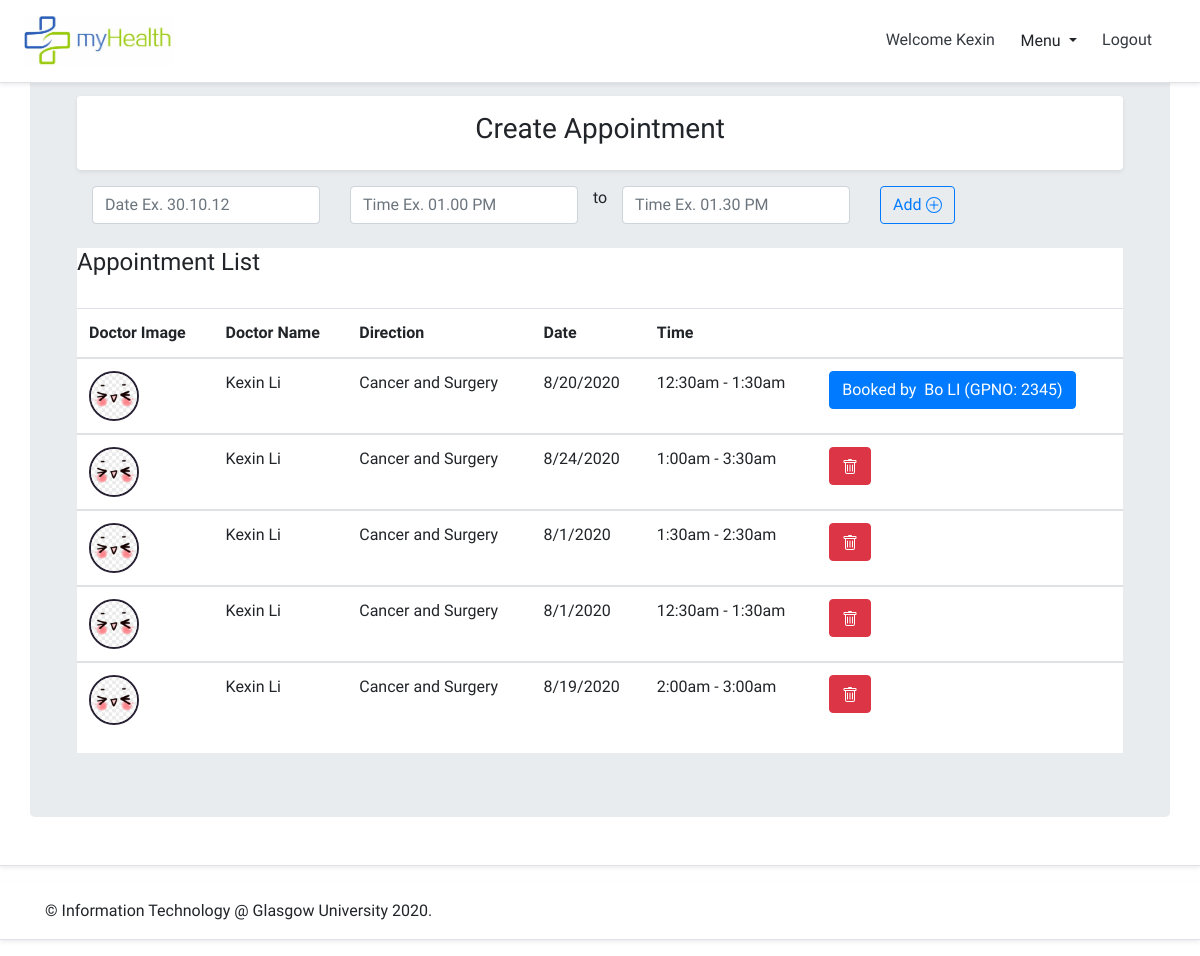
The app's page /myhealth/create_appointment/ (signed in) with its own data.
### myhealth/models.py (models this page shows, shortened)
class User(AbstractBaseUser, PermissionsMixin):
    email = models.EmailField(max_length=254, unique=True)
    GPNO = models.CharField(max_length=10, default='', unique=True)
    first_name = models.CharField(max_length=30, blank=True)
    last_name = models.CharField(max_length=30, blank=True)
    is_staff = models.BooleanField(default=False)
    is_superuser = models.BooleanField(default=False)
    is_patient = models.BooleanField(default=False)
    is_doctor = models.BooleanField(default=False)
    is_admin = models.BooleanField(default=False)
    is_active = models.BooleanField(default=True)
    last_login = models.DateTimeField(null=True, blank=True)
    date_joined = models.DateTimeField(auto_now_add=True)
    USERNAME_FIELD = 'email'
    EMAIL_FIELD = 'email'
    REQUIRED_FIELDS = ['GPNO','first_name','last_name']
    objects = UserManager()

class Appointment(models.Model):
    user = models.ForeignKey(get_user_model(),blank=True, null=True,on_delete=models.DO_NOTHING)
    date = models.CharField(max_length=50)
    time_start = models.CharField(max_length=50)
    time_end = models.CharField(max_length=50)
    appointment_with=models.CharField(max_length=50,blank=True)

class DoctorProfile(models.Model):
    user = models.OneToOneField(get_user_model(), related_name='doctorprofile', on_delete=models.CASCADE)
    staffID = models.CharField(max_length=10, default='', unique=True)
    GENDER_CHOICES = (
        (0, '------------'),
        (1, 'female'),
        (2, 'male'),
    )
    gender = models.IntegerField(choices=GENDER_CHOICES, default=0)
    birth = models.DateField(blank=True, null=True)
    address = models.CharField(max_length=255, blank=True, null=True)
    work_address = models.CharField(max_length=255, blank=True, null=True)
    tel = models.CharField(max_length=20, blank=True, null=True)
    direction = models.CharField(max_length=255, blank=True, null=True)
    description = models.CharField(max_length=255, blank=True, null=True)
    image = models.ImageField(default='default.jpg',upload_to='profile_pics')

### myhealth/views.py (the view)
# urls.py: path('create_appointment/', views.create_appointment, name='create_appointment'),
@login_required
def create_appointment(request):
    context_dict = {}
    appoints= Appointment.objects.all().filter(user=request.user)
    context_dict['appoints'] = appoints
    context_dict['appointment_form'] = AppointCreationForm()
    if request.method == 'POST':
        appointment_form = AppointCreationForm(request.POST)
        if appointment_form.is_valid():
            appointment = appointment_form.save(commit=False)
            appointment.user = User.objects.get(email=request.user.email)
            appointment.date = request.POST['date']
            appointment.time_start = request.POST['time_start']
            appointment.time_end = request.POST['time_end']
            appointment.save()
            messages.success(request, f'This appointment has created.')
            return redirect("create_appointment")
    else:
        appointment_form = AppointCreationForm()
    return render(request, "myhealth/createAppointment.html", context=context_dict)

### myhealth/forms.py
class AppointCreationForm(forms.ModelForm):
    class Meta:
        model=Appointment
        fields=("date","time_start","time_end",)

### templates/myhealth/createAppointment.html (shortened to what this page needs)
{% extends "myhealth/base.html" %}
{% load staticfiles %}
{% load crispy_forms_tags %}
{% block content %}
<div class="my-3 p-3 bg-white rounded shadow-sm">
  <section class="text-center">
    <h3>Create Appointment</h3>
  </section>
</div>
<div class="col-sm-12">
  <form method="POST" id="create_appointment_form" action="{% url 'create_appointment' %}"
    enctype="multipart/form-data">
    <div class="row" id="datepairExample">
      <div class="col">
        <input type="text" class="form-control date start" name="{{appointment_form.date.name}}"
        required id="id_{{appointment_form.date.name}}" placeholder="Date Ex. 30.10.12 ">
      </div>
      <div class="col">
        <input type="text" class="form-control time start" name="{{appointment_form.time_start.name}}"
        required id="id_{{appointment_form.time_start.name}}" required placeholder="Time Ex. 01.00 PM">
      </div> to
      <div class="col">
        <input type="text" class="form-control time end" name="{{appointment_form.time_end.name}}"
        required id="id_{{appointment_form.time_end.name}}" required placeholder="Time Ex. 01.30 PM ">
      </div>
      <div class="col">
        <button class="btn btn-outline-primary" type="submit">Add
        </button>
      </div>
    </div>
  </form>
  <br />
</div>
<div>
  <div class="table-responsive bg-white">
    <h4>Appointment List</h4>
    <br>
    <table class="table">
      <thead>
        <tr>
          <th>Doctor Image</th>
          <th>Doctor Name</th>
          <th>Direction</th>
          <th>Date</th>
          <th>Time</th>
          <th></th>
        </tr>
      </thead>
      {% for appoint in appoints %}
      {% if appoint.appointment_with != '' %}
      <tbody>
        <tr>
          <td><img class="card_image" style="height:50px; width:50px; margin-top: 0px;"
            src="{{appoint.user.doctorprofile.image.url}}"></td>
          <td>{{appoint.user.first_name}} {{appoint.user.last_name}}</td>
          <td>{{appoint.user.doctorprofile.direction}}</td>
          <td>{{appoint.date}}</td>
          <td>{{appoint.time_start}} - {{appoint.time_end}}</td>
          <td><button title="Already booked, Not editable" type="button" class="btn btn-primary">Booked by&nbsp;&nbsp;{{appoint.appointment_with}}</button></td>
        </tr>
      </tbody>
      {% endif %}
      {% if appoint.appointment_with == '' %}
      <tbody>
        <tr>
          <td><img class="card_image" style="height:50px; width:50px; margin-top: 0px;"
            src="{{appoint.user.doctorprofile.image.url}}"></td>
          <td>{{appoint.user.first_name}} {{appoint.user.last_name}}</td>
          <td>{{appoint.user.doctorprofile.direction}}</td>
          <td>{{appoint.date}}</td>
          <td>{{appoint.time_start}} - {{appoint.time_end}}</td>
          <td>
            <a href='{% url "appointment_delete" id=appoint.id %}'>
              <button type="submit" class="btn btn-danger">
              </button>
          </a>
          </td>
        </tr>
      </tbody>
      {% endif %}
      {% endfor %}
    </table>
  </div>
</div>
{% endblock content %}

### templates/myhealth/base.html (shortened to what this page needs)
<!DOCTYPE html>
{% load staticfiles %}
<html>
    <head>
        <link rel="stylesheet" href="https://stackpath.bootstrapcdn.com/bootstrap/4.5.0/css/bootstrap.min.css">
        <link rel="stylesheet" href="{% static 'css/base.css' %}" />
        <link rel="stylesheet" href="{% static 'css/profile.css' %}">
        <link rel="stylesheet" type="text/css" href="{% static 'date/jquery.timepicker.css' %}" />
        <link rel="stylesheet" type="text/css" href="{% static 'date/bootstrap-datepicker.css' %}"/>
    </head>
    <body>
        <header class="site-header">
            <div
                class="fixed-top d-flex flex-column flex-md-row align-items-center p-3 px-md-4 mb-3 bg-white border-bottom shadow-sm">
                <h5 class="my-0 mr-md-auto font-weight-normal"><img src="{% static 'img/logo/01_logo.jpg' %}" alt="Logo"
                        width="150" height="50" /></h5>
                <nav class="my-2 my-md-0 mr-md-3">
                    {% if user.is_authenticated and user.is_patient %}
                    <div class="dropdown show">
                        <a class="p-2 text-dark" href="{% url 'home' %}">Welcome {{user.first_name}}</a>
                        <a class="btn btn-white dropdown-toggle" href="#" role="button" id="dropdownMenuLink"
                            data-toggle="dropdown" aria-haspopup="true" aria-expanded="false">
                            Menu
                        </a>
                        <div class="dropdown-menu" aria-labelledby="dropdownMenuLink">
                            <a class="dropdown-item" href="{% url 'patient_profile' %}">Edit Profile</a>
                            <a class="dropdown-item" href="{% url 'record_list' %}">Record History</a>
                            <a class="dropdown-item" href="{% url 'doctor_list' %}">Make an appointment</a>
                            <a class="dropdown-item" href="{% url 'patient_appointment' %}">My appointments</a>
                            <a class="dropdown-item" href="{% url 'forum' %}">Forum</a>
                        </div>
                        <a class="p-2 text-dark" href="{% url 'logout' %}">Logout</a>
                    </div>
                    {% elif user.is_authenticated and user.is_doctor %}
                    <div class="dropdown show">
                        <a class="p-2 text-dark" href="{% url 'home' %}">Welcome {{user.first_name}}</a>
                        <a class="btn btn-white dropdown-toggle" href="#" role="button" id="dropdownMenuLink"
                            data-toggle="dropdown" aria-haspopup="true" aria-expanded="false">
                            Menu
                        </a>
                        <a class="p-2 text-dark" href="{% url 'logout' %}">Logout</a>
                    </div>
                    {% endif %}
                </nav>
            </div>
        </header>
        <div class="d-flex flex-column flex-md-row align-items-center p-3 px-md-4 mb-3 bg-white border-bottom shadow-sm">
            <main role="main" class="container jumbotron">
                <div class="container">
                    {% block content %}{% endblock %}
                </div>
            </main>
        </div>
        <footer id="footer" class="d-flex flex-column flex-md-row align-items-center p-3 px-md-4 mb-3 bg-white border-bottom shadow-sm" >
            <div class="container">
                <span id="footer-main-text" class="align-middle">&copy; Information Technology @ Glasgow University 2020.</span>
            </div>
        </footer>
    </body>
</html>

### static/css/base.css (style rules this page uses)
a:link { text-decoration: none; font-family: 'Baloo Paaji 2', cursive; }
form, input, input[type="hidden" i] { font-family: 'Baloo Paaji 2', cursive !important; }
#footer { font-family: 'Baloo Paaji 2', cursive; }
.h1, .h2, .h3, .h4, .h5, .h6, h1, h2, h3, h4, h5, h6, p, .p { font-family: 'Baloo Paaji 2', cursive; }
.table { font-family: 'Baloo Paaji 2', cursive; }
table, thead, tr, th, td { font-family: 'Baloo Paaji 2', cursive; }

### static/css/profile.css (style rules this page uses)
.card_image { height: 100px; width: 100px; border-radius: 50%; border: 2px solid #272133; margin-top: 20px; text-align: center; }

### records on screen
User: first_name "Kexin"
Appointment: user.doctorprofile.image (picture), user.first_name "Kexin", user.last_name "Li", user.doctorprofile.direction "Cancer and Surgery", date "8/20/2020", time_start "12:30am", time_end "1:30am", appointment_with "Bo LI (GPNO: 2345)"
Appointment: user.doctorprofile.image (picture), user.first_name "Kexin", user.last_name "Li", user.doctorprofile.direction "Cancer and Surgery", date "8/24/2020", time_start "1:00am", time_end "3:30am"
Appointment: user.doctorprofile.image (picture), user.first_name "Kexin", user.last_name "Li", user.doctorprofile.direction "Cancer and Surgery", date "8/1/2020", time_start "1:30am", time_end "2:30am"
Appointment: user.doctorprofile.image (picture), user.first_name "Kexin", user.last_name "Li", user.doctorprofile.direction "Cancer and Surgery", date "8/1/2020", time_start "12:30am", time_end "1:30am"
Appointment: user.doctorprofile.image (picture), user.first_name "Kexin", user.last_name "Li", user.doctorprofile.direction "Cancer and Surgery", date "8/19/2020", time_start "2:00am", time_end "3:00am"
